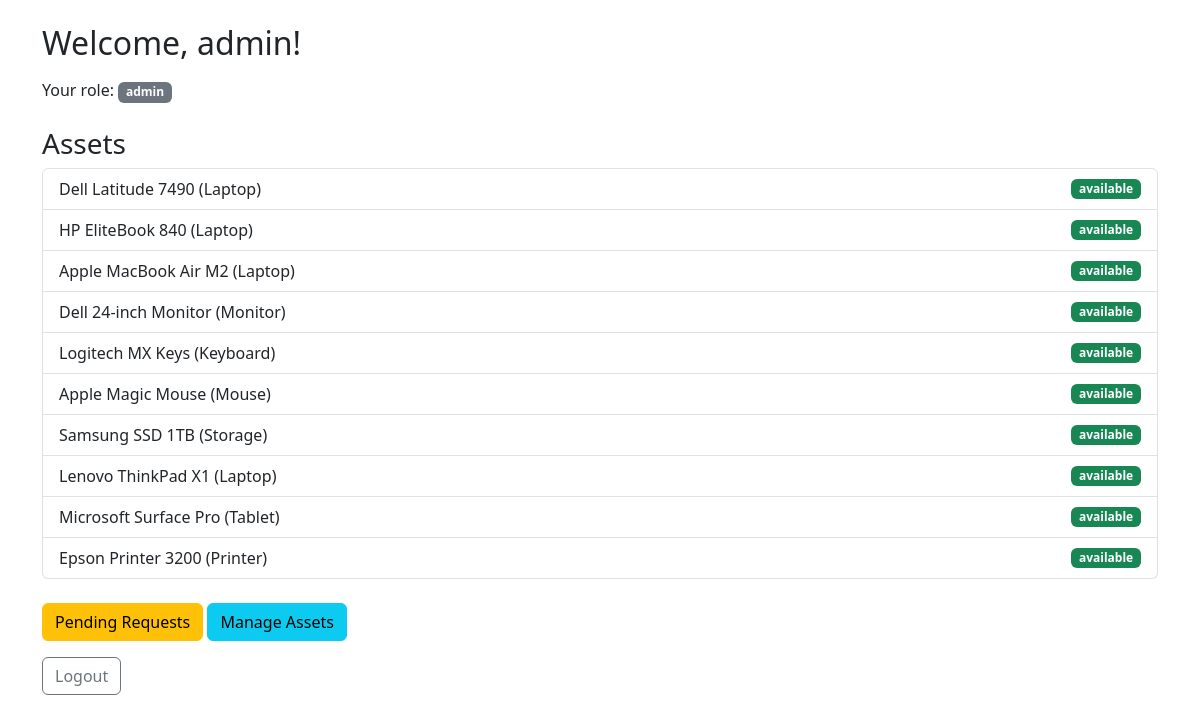
The page /dashboard (signed in) on the database its author committed.
### models.py (models this page shows)
class User(db.Model, UserMixin):
    id = db.Column(db.Integer, primary_key=True)
    username = db.Column(db.String(150), unique=True, nullable=False)  # Unique username
    password = db.Column(db.String(200), nullable=False)  # Hashed password
    role = db.Column(db.String(10), nullable=False)  # 'admin' or 'user'
    requests = db.relationship('Request', backref='user', lazy=True)

class Asset(db.Model):
    id = db.Column(db.Integer, primary_key=True)
    name = db.Column(db.String(100), nullable=False)  # Asset name
    serial_number = db.Column(db.String(100), unique=True, nullable=False)  # Unique serial
    type = db.Column(db.String(50), nullable=False)  # e.g., Laptop, Phone
    status = db.Column(db.String(20), default='available')  # Status: available, assigned, maintenance
    requests = db.relationship(
        'Request',
        backref='asset',
        lazy=True,
        cascade="all, delete-orphan"  # Ensures requests linked to an asset are deleted when asset is deleted
    )

### app.py (the view)
@app.route('/dashboard')
@login_required
def dashboard():
    assets = Asset.query.order_by(
        case(
            (Asset.status == 'available', 0),
            (Asset.status == 'maintenance', 1),
            (Asset.status == 'assigned', 2)
        )
    ).all()
    pending_count = AssetRequest.query.filter_by(status='pending').count() if current_user.role == 'admin' else 0
    return render_template('dashboard.html', assets=assets, pending_count=pending_count)

### app.py (called while the page is built)
@login_manager.user_loader
def load_user(user_id):
    return User.query.get(int(user_id))

### templates/dashboard.html (shortened to what this page needs)
<!DOCTYPE html>
{% extends "base.html" %} {% block title %}Dashboard{% endblock %} {% block
content %}
<h2 class="mb-3">Welcome, {{ current_user.username }}!</h2>
<p class="mb-4">
  Your role: <span class="badge bg-secondary">{{ current_user.role }}</span>
</p>
<h3>Assets</h3>
<ul class="list-group mb-4">
  {% for asset in assets %}
  <li class="list-group-item">
    <div class="d-flex justify-content-between align-items-center">
      <span>{{ asset.name }} ({{ asset.type }})</span>
      <span
        class="badge {% if asset.status == 'available' %}bg-success {% elif asset.status == 'assigned' %}bg-danger {% elif asset.status == 'maintenance' %}bg-warning text-dark {% endif %}"
      >
        {{ asset.status }}
      </span>
    </div>
  </li>
  {% endfor %}
</ul>
{% if current_user.role == 'user' %}
<p>
  <a href="{{ url_for('request_asset') }}" class="btn btn-primary"
    >Request an Asset</a
  >
</p>
{% elif current_user.role == 'admin' %}
<p>
  <a href="{{ url_for('admin') }}" class="btn btn-warning position-relative">
    Pending Requests
  </a>
  <a href="{{ url_for('asset_list') }}" class="btn btn-info">Manage Assets</a>
</p>
{% endif %}
<p>
  <a href="{{ url_for('logout') }}" class="btn btn-outline-secondary">Logout</a>
</p>
{% endblock %}

### templates/base.html (shortened to what this page needs)
<!DOCTYPE html>
<html lang="en">
  <head>
    <link
      rel="stylesheet"
      href="https://cdn.jsdelivr.net/npm/bootstrap@5.3.0/dist/css/bootstrap.min.css"
    />
  </head>
  <body>
    <div class="container mt-4">
      {% block content %}{% endblock %}
    </div>
  </body>
</html>

### rows shown on the page
User: username "admin", role "admin"
Asset: name "Dell Latitude 7490", type "Laptop", status "available"
Asset: name "HP EliteBook 840", type "Laptop", status "available"
Asset: name "Apple MacBook Air M2", type "Laptop", status "available"
Asset: name "Dell 24-inch Monitor", type "Monitor", status "available"
Asset: name "Logitech MX Keys", type "Keyboard", status "available"
Asset: name "Apple Magic Mouse", type "Mouse", status "available"
Asset: name "Samsung SSD 1TB", type "Storage", status "available"
Asset: name "Lenovo ThinkPad X1", type "Laptop", status "available"
Asset: name "Microsoft Surface Pro", type "Tablet", status "available"
Asset: name "Epson Printer 3200", type "Printer", status "available"
